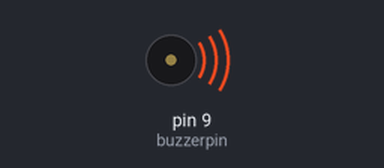
Bench run of a sketch on a simulated Arduino Uno, built with avr-gcc and run on an emulated ATmega328P. On the bench: buzzer (waves = sounding).

Above: at 0.2 s.
At 6.7 s:
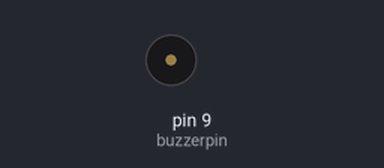
Timing chart, 0 to 7.8 s (numbered marks = the images above):
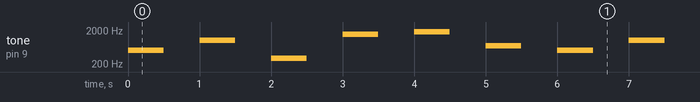

The sketch:

Piano.ino
```cpp
// C++ code
//
int buzzerpin=9;
void setup() {
  pinMode(buzzerpin,OUTPUT);
}

void loop() {
  tone(buzzerpin,500);
  delay(500);
  noTone(buzzerpin);
  delay(500);

  tone(buzzerpin,1000);
  delay(500);
  noTone(buzzerpin);
  delay(500);

  tone(buzzerpin,300);
  delay(500);
  noTone(buzzerpin);
  delay(500);

  tone(buzzerpin,1500);
  delay(500);
  noTone(buzzerpin);
  delay(500);

  tone(buzzerpin,1800);
  delay(500);
  noTone(buzzerpin);
  delay(500);

  tone(buzzerpin,700);
  delay(500);
  noTone(buzzerpin);
  delay(500);
}
```

Measured:
- by itself, tone on pin 9 (buzzerpin): repeats every 6.0 s: silent 0.50 s, 1000 Hz 0.50 s, silent 0.50 s, 300 Hz 0.50 s, silent 0.50 s, 1500 Hz 0.50 s, silent 0.50 s, 1800 Hz 0.50 s, silent 0.50 s, 700 Hz 0.50 s, silent 0.50 s, 500 Hz 0.50 s
